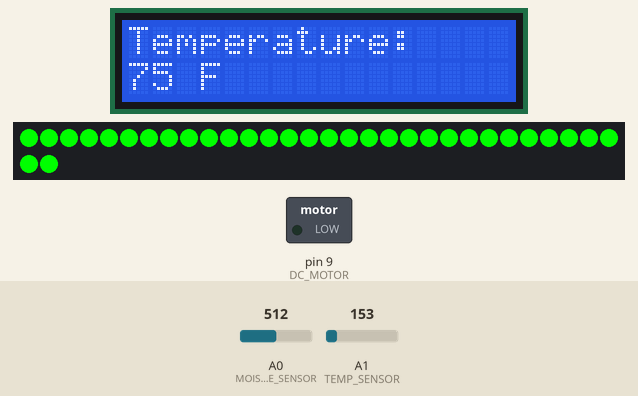
Simulated run of this sketch. Board: Arduino Uno, built with avr-gcc and run on an emulated ATmega328P. On the bench: 16×2 character LCD, 32 RGB LEDs in strip order, left to right, continuing on the next row, switched loads named in the sketch (green lamp = pin HIGH). The test bench sets the inputs (shaded band); at power-on: A1 (TEMP_SENSOR) = 153, A0 (MOISTURE_SENSOR) = 512. What the sketch prints to the serial monitor is not drawn.

Above: at 2.7 s.
2.8 s: A1 (TEMP_SENSOR) set to 166
At 6.8 s:
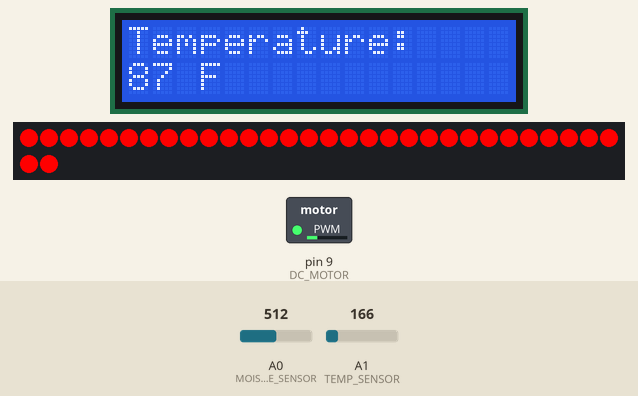
12.1 s: A0 (MOISTURE_SENSOR) set to 313
18.8 s: A0 (MOISTURE_SENSOR) set to 287
At 26.2 s:
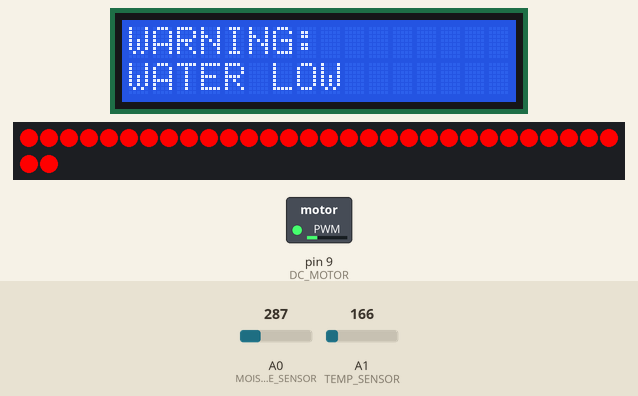
28.1 s: A1 (TEMP_SENSOR) set to 133
At 36.4 s:
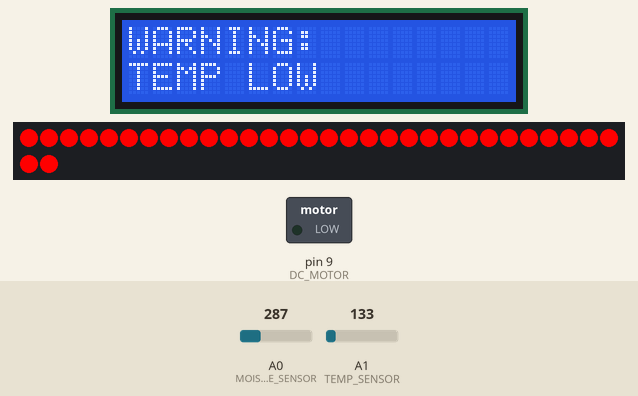
37.2 s: A1 (TEMP_SENSOR) set to 175
At 43.0 s:
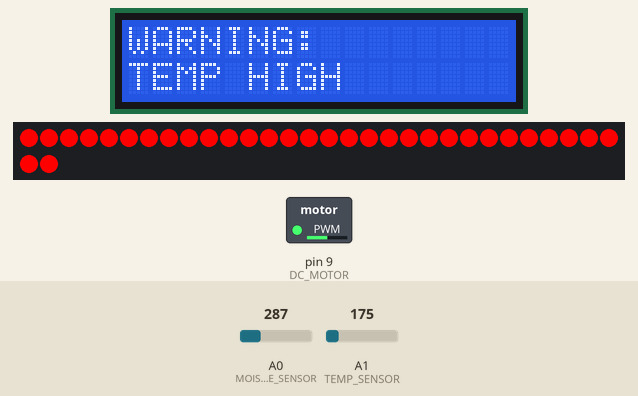
46.5 s: A1 (TEMP_SENSOR) set to 191
At 52.2 s:
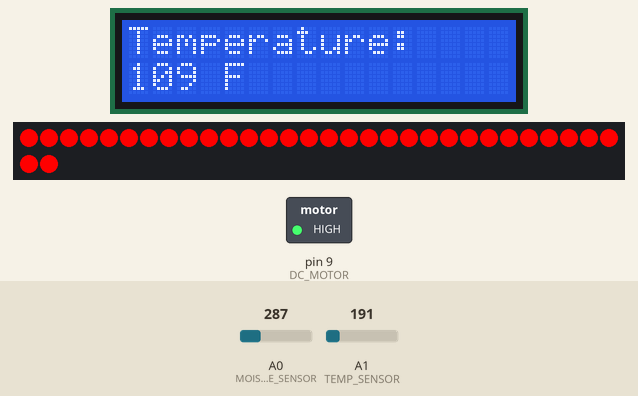
Timing chart, 0 to 53.7 s (numbered marks = the images above; inputs shaded):
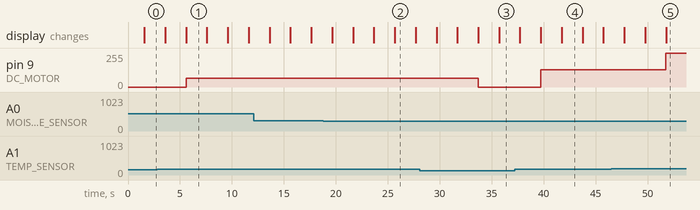

Measured:
- the behaviour switches between 157 and 158 on A1 (TEMP_SENSOR) (found by bisection; images 0 and 1)
- the behaviour switches between 300 and 299 on A0 (MOISTURE_SENSOR) (found by bisection; images 1 and 2)
- after the input at 2.8 s, pin 9 (DC_MOTOR): 0/255 → 64/255 after 2.8 s; the display: first differs from a run without the input after 2.8 s (image 1)
- after the input at 18.8 s, the display: first differs from a run without the input after 6.9 s (image 2)
- after the input at 28.1 s, pin 9 (DC_MOTOR): 64/255 → 0/255 after 5.6 s
- after the input at 37.2 s, pin 9 (DC_MOTOR): 0/255 → 128/255 after 2.5 s
- after the input at 46.5 s, pin 9 (DC_MOTOR): 128/255 → 255/255 after 5.3 s

The sketch:

21.ino
```cpp
#include <LiquidCrystal.h>
#include <Adafruit_NeoPixel.h>
// C++ code
//

// LCD Constants
const int RS  = 2;
const int E   = 3;
const int DB4 = 4;
const int DB5 = 5;
const int DB6 = 6;
const int DB7 = 7;
const int DC_MOTOR = 9;

// DC MOTOR Constants
const int OFF_SPEED = 0;
const int LOW_SPEED = 64;
const int MED_SPEED = 128;
const int HIGH_SPEED = 255;

// Thresholds
const int TEMP_LOW_THRESHOLD = 65;
const int TEMP_HIGH_THRESHOLD = 80;
const int FAN_LOW_THRESHOLD = 80;
const int FAN_MED_THRESHOLD = 90;
const int FAN_HIGH_THRESHOLD = 100;
const int WATER_LOW_THRESHOLD = 300;

// Create LCD object
LiquidCrystal lcd(RS, E, DB4, DB5, DB6, DB7);

// Soil moisture sensor
const int MOISTURE_SENSOR = A0;

// TMP36 temperature sensor
const int TEMP_SENSOR = A1;

// NeoPixel PIN
const int PIXEL_PIN = 8;

// Pixel Count
const int PIXEL_COUNT = 32;


// Create NeoPixel strip object
Adafruit_NeoPixel strip(
  PIXEL_COUNT,
  PIXEL_PIN,
  NEO_GRB + NEO_KHZ800
);

// Colors
const uint32_t RED = strip.Color(255, 0, 0);
const uint32_t GREEN = strip.Color(0, 255, 0);
const uint32_t OFF = strip.Color(0, 0, 0);

// Variables
int moistureValue = 0;
int tempSensorValue = 0;
int tempC = 0;
int tempF = 0;


void setup()
{
  // Temp Sensor
  pinMode(TEMP_SENSOR, INPUT);
  Serial.begin(9600);

  // Initialize LCD
  lcd.begin(16, 2);

  // Initialize NeoPixels
  strip.begin();
  strip.show();

  // DC_MOTOR
  pinMode(DC_MOTOR, OUTPUT);

  // Startup message
  lcd.setCursor(0, 0);
  lcd.print("Quail Monitor");
  delay(1500);
}

void loop()
{
  // Read the sensor value (analog)
  tempSensorValue = analogRead(TEMP_SENSOR);

  // Map sensor value (20 to 358) to celsius temp (-40 to 125)
  tempC = map(tempSensorValue, 20, 358, -40, 125);

  // Calculate the temp in Fahrenheit
  tempF = 9 * tempC / 5 + 32;
  Serial.print("Temp Value: ");
  Serial.println(tempF);

  // Read moisture sensor
  moistureValue = analogRead(MOISTURE_SENSOR);
  Serial.print("Moisture Value: ");
  Serial.println(moistureValue);

  // Determine warning states
  bool tempLow = tempF < TEMP_LOW_THRESHOLD;
  bool tempHigh = tempF >= TEMP_HIGH_THRESHOLD;
  bool waterLow = moistureValue < WATER_LOW_THRESHOLD;

  // Determine overall system status
  bool systemSafe = !tempLow && !tempHigh && !waterLow;

  // Updating NeoPixel to reflect status
  if (systemSafe) {
    setNeoColor(GREEN);
  }
  else {
    setNeoColor(RED);
  }

  // Update fan speed
  updateFanSpeed();

  // Always show temperature first
  showTemperature();
  delay(2000);

  // Rotate warning messages
  if (tempLow) {
    showWarning("TEMP LOW");
    delay(2000);
  }

  if (tempHigh) {
    showWarning("TEMP HIGH");
    delay(2000);
  }

  if (waterLow) {
    showWarning("WATER LOW");
    delay(2000);
  }

  // If safe, show SAFE message
  if (systemSafe) {
    showSafe();
    delay(2000);
  }

}

// Helper functions
void setNeoColor(uint32_t color){
  for (int i = 0; i < PIXEL_COUNT; i++) {
    strip.setPixelColor(i, color);
  }
  strip.show();
}

void showTemperature() {
  clearLCDRows();
  lcd.setCursor(0, 0);
  lcd.print("Temperature:");
  lcd.setCursor(0, 1);
  lcd.print(tempF);
  lcd.print(" F");
}

void showWarning(String message) {
  clearLCDRows();
  lcd.setCursor(0, 0);
  lcd.print("WARNING:");
  lcd.setCursor(0, 1);
  lcd.print(message);
}

void showSafe() {
  clearLCDRows();
  lcd.setCursor(0, 0);
  lcd.print("System Status");
  lcd.setCursor(0, 1);
  lcd.print("ALL GOOD");
}

void clearLCDRows() {
  lcd.setCursor(0, 0);
  lcd.print("                ");
  lcd.setCursor(0, 1);
  lcd.print("                ");
}

void updateFanSpeed() {
  if (tempF >= FAN_HIGH_THRESHOLD) {
    // Very hot
    analogWrite(DC_MOTOR, HIGH_SPEED);
  }
  else if (tempF >= FAN_MED_THRESHOLD) {
    // Hot
    analogWrite(DC_MOTOR, MED_SPEED);
  }
  else if (tempF >= FAN_LOW_THRESHOLD) {
	// Warm
    analogWrite(DC_MOTOR, LOW_SPEED);
  }
  else {
	// Safe
    analogWrite(DC_MOTOR, OFF_SPEED);
  }
}
```
